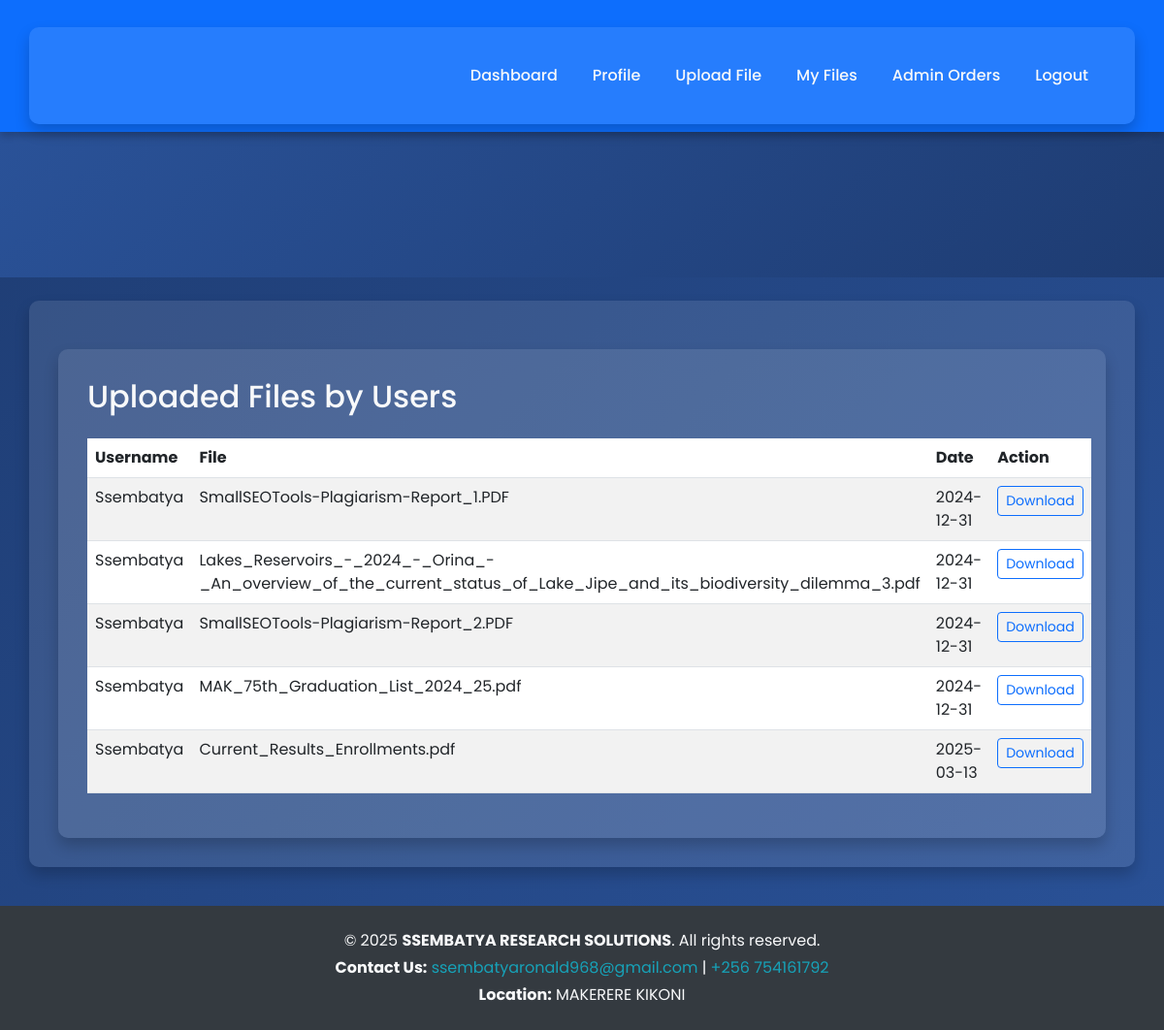
Page /admin/files (signed in) on the earlier database version.
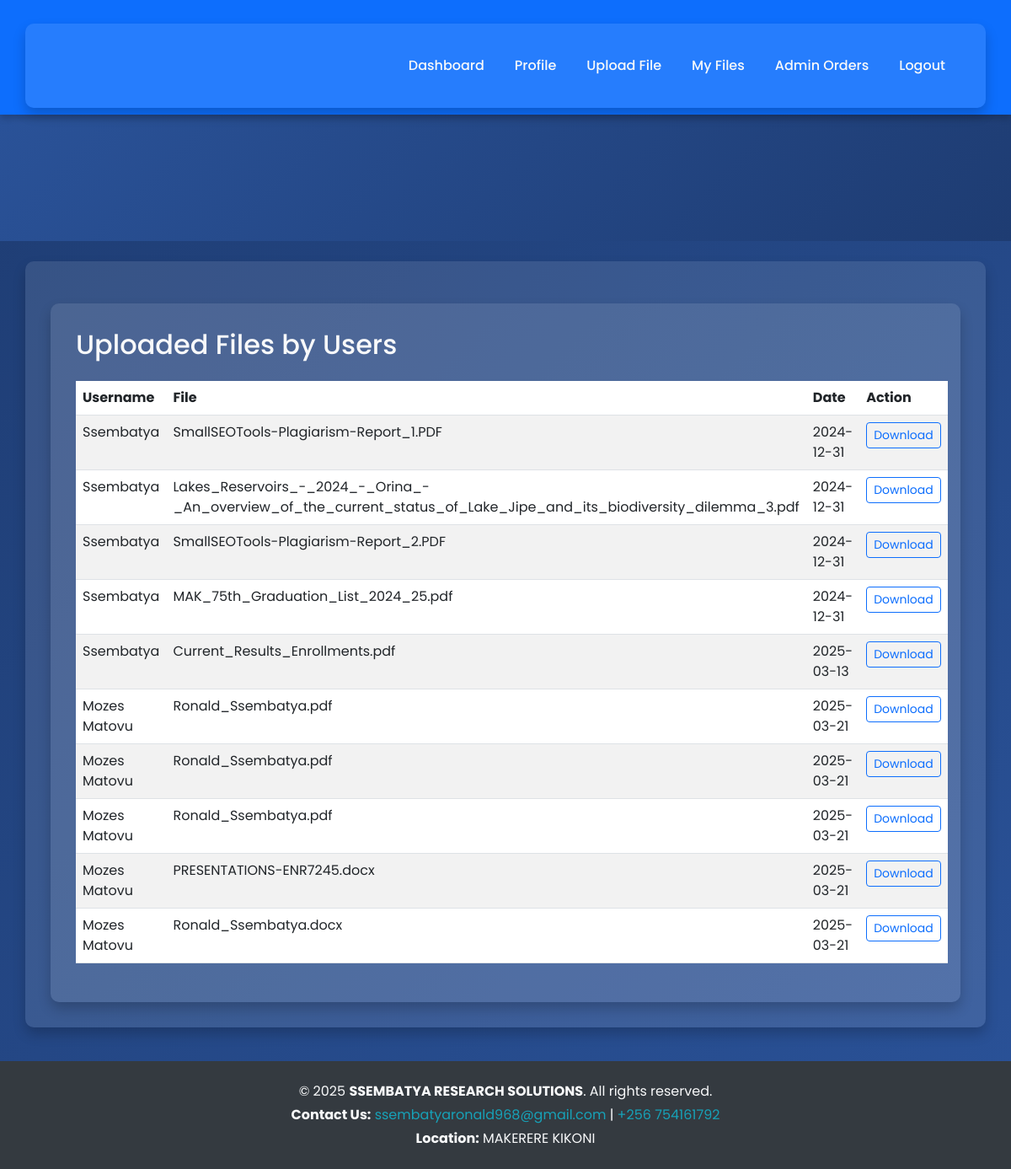
Same page on the later database version.
### tables this page shows
CREATE TABLE files (
            id INTEGER PRIMARY KEY AUTOINCREMENT,
            user_id INTEGER,
            filename TEXT,
            upload_date TEXT,
            FOREIGN KEY(user_id) REFERENCES users(id)
        );

CREATE TABLE "users" (
 id INTEGER PRIMARY KEY AUTOINCREMENT,
username TEXT UNIQUE,
password TEXT,
email TEXT,
phone_number TEXT,
is_admin INTEGER DEFAULT 0
);

### app.py (the view)
@app.route('/admin/files')
@login_required
def admin_files():
    if not current_user.is_admin:
        flash("Access denied.", "danger")
        return redirect(url_for('index'))
    conn = sqlite3.connect('database.db')
    cursor = conn.cursor()
    cursor.execute("""
        SELECT users.username, files.filename, files.upload_date
        FROM files
        JOIN users ON files.user_id = users.id
    """)
    uploads = cursor.fetchall()
    conn.close()
    return render_template('admin_files.html', uploads=uploads)

### app.py (called while the page is built)
@login_manager.user_loader
def load_user(user_id):
    conn = sqlite3.connect('database.db')
    cursor = conn.cursor()
    cursor.execute("SELECT id, username, is_admin FROM users WHERE id = ?", (user_id,))
    user = cursor.fetchone()
    conn.close()
    if user:
        return User(id=user[0], username=user[1], is_admin=user[2])
    return None

### templates/admin_files.html (shortened to what this page needs)
{% extends "base.html" %}
{% block content %}
<div class="container">
    <h2 class="mb-4">Uploaded Files by Users</h2>
    {% if uploads %}
    <table class="table table-striped">
        <thead>
            <tr>
                <th>Username</th>
                <th>File</th>
                <th>Date</th>
                <th>Action</th>
            </tr>
        </thead>
        <tbody>
            {% for upload in uploads %}
            <tr>
                <td>{{ upload[0] }}</td>
                <td>{{ upload[1] }}</td>
                <td>{{ upload[2] }}</td>
                <td>
                    <a href="{{ url_for('download_file', filename=upload[1]) }}" class="btn btn-sm btn-outline-primary">Download</a>
                </td>
            </tr>
            {% endfor %}
        </tbody>
    </table>
    {% else %}
    <p>No files uploaded yet.</p>
    {% endif %}
</div>
{% endblock %}

### templates/base.html (shortened to what this page needs)
<!DOCTYPE html>
<html lang="en">
<head>
    <link href="https://cdn.jsdelivr.net/npm/bootstrap@5.3.0/dist/css/bootstrap.min.css" rel="stylesheet">
</head>
<body>
    <nav class="navbar navbar-expand-lg navbar-dark">
        <div class="container">
            <div class="collapse navbar-collapse" id="navbarNav">
                <ul class="navbar-nav ms-auto">
                    {% if current_user.is_authenticated %}
                        <li class="nav-item"><a class="nav-link" href="/">Dashboard</a></li>
                        <li class="nav-item"><a class="nav-link" href="/profile">Profile</a></li>
                        <li class="nav-item"><a class="nav-link" href="/upload">Upload File</a></li>
                        <li class="nav-item"><a class="nav-link" href="/files">My Files</a></li>
                        {% if current_user.is_admin %}
                            <li class="nav-item"><a class="nav-link" href="/admin/orders">Admin Orders</a></li>
                        {% endif %}
                        <li class="nav-item"><a class="nav-link" href="/logout">Logout</a></li>
                    {% else %}
                        <li class="nav-item"><a class="nav-link" href="/login">Login</a></li>
                        <li class="nav-item"><a class="nav-link" href="/register">Register</a></li>
                    {% endif %}
                </ul>
            </div>
        </div>
    </nav>
    <div class="hero-section">
    </div>
    <div class="container mt-4">
        {% block content %}{% endblock %}
    </div>
    <footer class="text-center py-4" style="background-color: #343a40; color: #f8f9fa; margin-top: 40px;">
        <p class="mb-1">© 2025 <strong>SSEMBATYA RESEARCH SOLUTIONS</strong>. All rights reserved.</p>
        <p class="mb-1">
            <strong>Contact Us:</strong>
            <a href="mailto:ssembatyaronald968@gmail.com" style="color: #17a2b8;">ssembatyaronald968@gmail.com</a> |
            <a href="tel:+256754161792" style="color: #17a2b8;">+256 754161792</a>
        </p>
        <p class="mb-0"><strong>Location:</strong> MAKERERE KIKONI</p>
    </footer>
</body>
</html>

### templates/base.html (style rules this page uses)
body { font-family: 'Poppins', sans-serif; margin: 0; padding: 0; background: linear-gradient(135deg, #1e3c72, #2a5298); color: #f8f9fa; }
.navbar { background-color: #0d6efd; color: #fff; box-shadow: 0 4px 8px rgba(0, 0, 0, 0.2); }
.navbar-nav .nav-link { color: #f8f9fa !important; margin: 0 10px; font-weight: 500; }
.hero-section { text-align: center; padding: 60px 20px; background: linear-gradient(135deg, #2a5298, #1e3c72); color: #ffffff; text-shadow: 1px 1px 5px rgba(0, 0, 0, 0.8); }
.container { background: rgba(255, 255, 255, 0.1); color: #f8f9fa; border-radius: 10px; padding: 30px; box-shadow: 0 8px 15px rgba(0, 0, 0, 0.2); margin-top: 20px; }
footer { background-color: #0d6efd; color: #ffffff; text-align: center; padding: 15px 0; margin-top: 20px; }
footer a { color: #ffce45; text-decoration: none; }

Differences in the rows shown:
added files: username "Mozes Matovu", filename "Ronald_Ssembatya.pdf", upload_date "2025-03-21"
added files: username "Mozes Matovu", filename "Ronald_Ssembatya.pdf", upload_date "2025-03-21"
added files: username "Mozes Matovu", filename "Ronald_Ssembatya.pdf", upload_date "2025-03-21"
added files: username "Mozes Matovu", filename "PRESENTATIONS-ENR7245.docx", upload_date "2025-03-21"
added files: username "Mozes Matovu", filename "Ronald_Ssembatya.docx", upload_date "2025-03-21"
